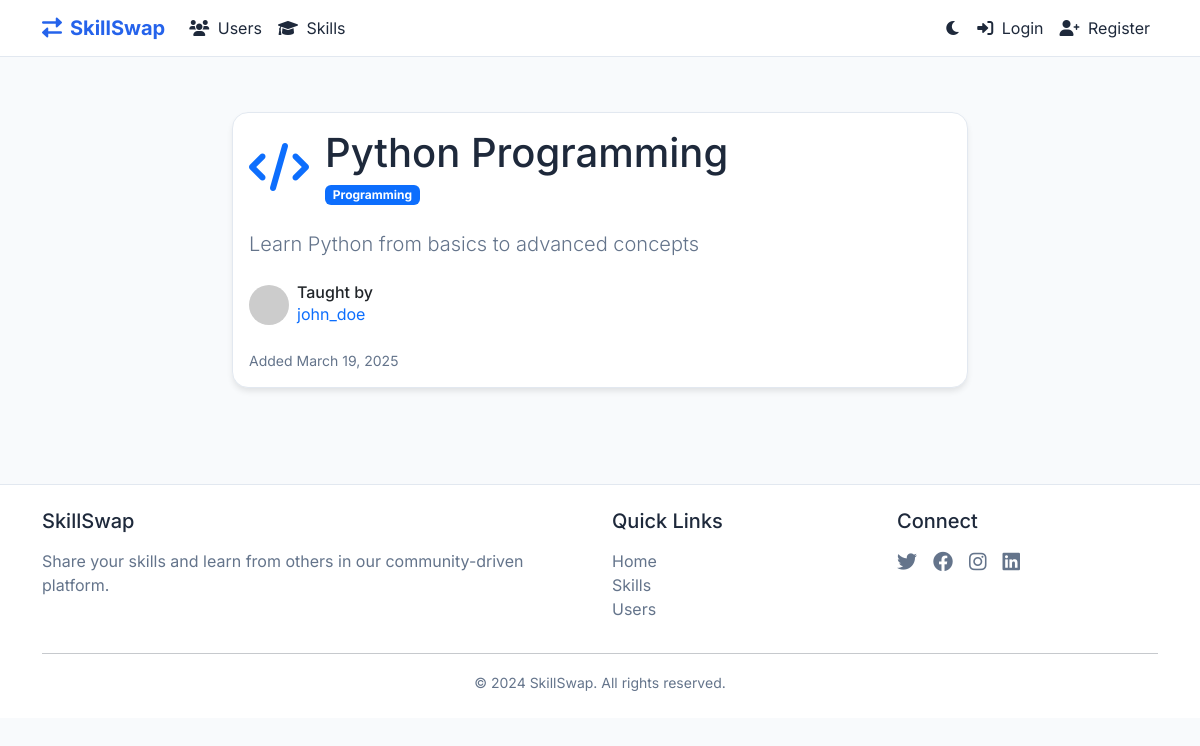
Page /skill/1 on the committed database.
### app.py (models this page shows)
class Skill(db.Model):
    id = db.Column(db.Integer, primary_key=True)
    name = db.Column(db.String(100), nullable=False)
    description = db.Column(db.Text, nullable=False)
    category = db.Column(db.String(50), nullable=False)
    icon = db.Column(db.String(50), nullable=False, default='graduation-cap')
    teacher_id = db.Column(db.Integer, db.ForeignKey('user.id'), nullable=False)
    created_at = db.Column(db.DateTime, default=datetime.utcnow)

class User(UserMixin, db.Model):
    id = db.Column(db.Integer, primary_key=True)
    username = db.Column(db.String(80), unique=True, nullable=False)
    email = db.Column(db.String(120), unique=True, nullable=False)
    password_hash = db.Column(db.String(256), nullable=False)
    created_at = db.Column(db.DateTime, default=datetime.utcnow)
    is_verified = db.Column(db.Boolean, default=False)
    is_admin = db.Column(db.Boolean, default=False)
    skills = db.relationship('Skill', backref='user', lazy=True)
    verification_requests = db.relationship('VerificationRequest', backref='user', lazy=True)

### app.py (the view)
@app.route('/skill/<int:skill_id>')
def skill_detail(skill_id):
    skill = Skill.query.get_or_404(skill_id)
    return render_template('skill_detail.html', skill=skill)

### app.py (called while the page is built)
@app.context_processor
def utility_processor():
    def is_admin():
        if current_user.is_authenticated:
            return current_user.is_admin
        return False
    return dict(is_admin=is_admin)

@app.context_processor
def unread_messages_count():
    count = 0
    if current_user.is_authenticated:
        count = Message.query.filter_by(recipient_id=current_user.id, read=False).count()
    return dict(unread_messages_count=count)

### templates/skill_detail.html (shortened to what this page needs)
{% extends "base.html" %}
{% block content %}
<div class="container py-5">
    <div class="row">
        <div class="col-lg-8 mx-auto">
            <div class="card animate-on-scroll">
                <div class="card-body">
                    <div class="d-flex align-items-center mb-4">
                        <i class="fas fa-{{ skill.icon }} fa-3x me-3 text-primary"></i>
                        <div>
                            <h1 class="card-title mb-1">{{ skill.name }}</h1>
                            <span class="badge bg-primary">{{ skill.category }}</span>
                        </div>
                    </div>
                    <p class="card-text lead text-muted mb-4">{{ skill.description }}</p>
                    <div class="d-flex align-items-center mb-4">
                        <img src="https://ui-avatars.com/api/?name={{ skill.user.username }}&background=random"
                             alt="{{ skill.user.username }}"
                             class="rounded-circle me-2"
                             style="width: 40px; height: 40px;">
                        <div>
                            <h6 class="mb-0">Taught by</h6>
                            <a href="{{ url_for('user_profile', user_id=skill.user.id) }}" class="text-decoration-none">
                                {{ skill.user.username }}
                            </a>
                        </div>
                    </div>
                    <div class="d-flex justify-content-between align-items-center">
                        <small class="text-muted">
                            Added {{ skill.created_at.strftime('%B %d, %Y') }}
                        </small>
                    </div>
                </div>
            </div>
        </div>
    </div>
</div>
{% endblock %}

### static/css/style.css (style rules this page uses)
:root { --bg-primary: #ffffff; --bg-secondary: #f8fafc; --text-primary: #1e293b; --text-secondary: #64748b; --primary-color: #2563eb; --primary-hover: #1d4ed8; --card-bg: #ffffff; --border-color: #e2e8f0; --shadow-color: rgba(0, 0, 0, 0.1); --section-bg: #f8fafc; --muted-color: #64748b; }
body { font-family: 'Inter', system-ui, -apple-system, sans-serif; background-color: var(--bg-secondary); color: var(--text-primary); transition: background-color 0.3s, color 0.3s; }
.card { background-color: var(--card-bg); border: 1px solid var(--border-color); border-radius: 1rem; box-shadow: 0 4px 6px -1px var(--shadow-color); transition: transform 0.2s, box-shadow 0.2s; }
.card-title { color: var(--text-primary); }
.card-text { color: var(--text-secondary); }
.text-muted { color: var(--muted-color) !important; }
.badge { color: #ffffff !important; }
.animate-fade-in { animation: fadeIn 0.5s ease forwards; }

### rows in the picture
Skill: name "Python Programming", category "Programming", description "Learn Python from basics to advanced concepts", created_at "March 19, 2025"
User: user.username "john_doe"

### other values in the picture
{{ now.year if now else 2024 }} "2024"
